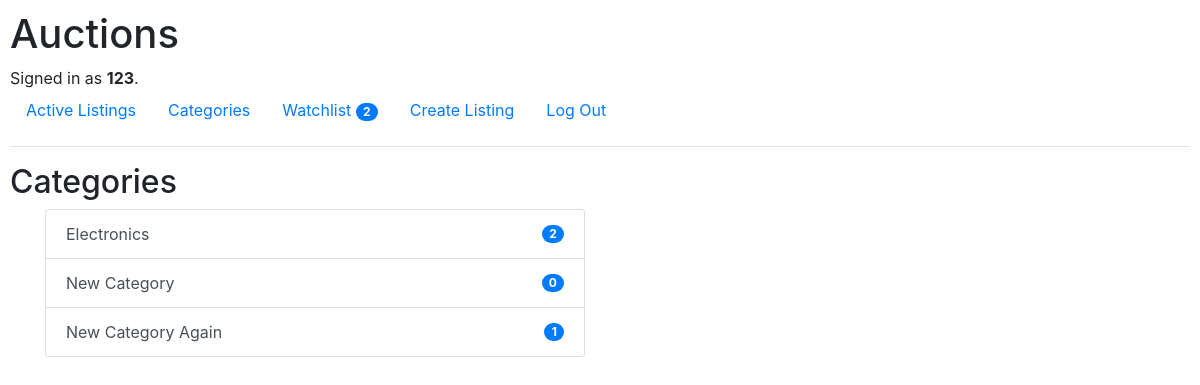
The app's page /categories (signed in), older data.
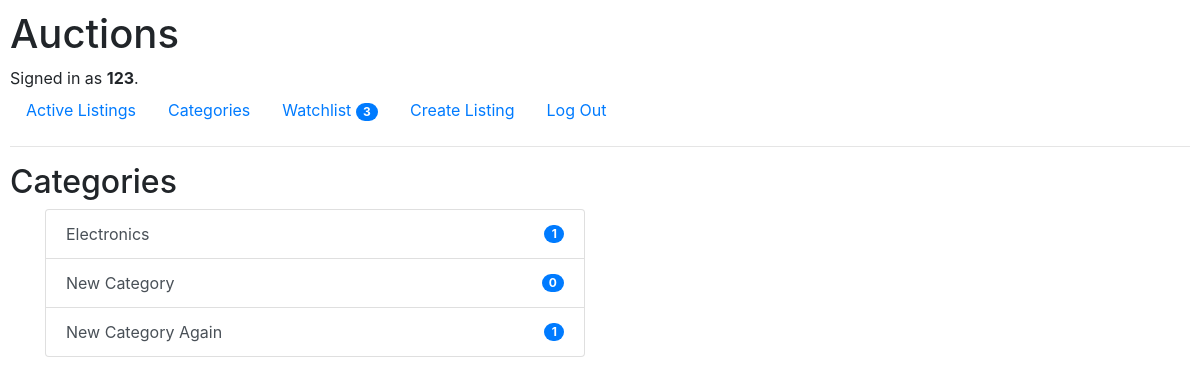
The same page, newer data.
### auctions/models.py (models this page shows, shortened)
class User(AbstractUser):
    pass

class Category(models.Model):
    name = models.CharField(max_length=64)

### auctions/views.py (the view)
# urls.py: path("categories", views.categories, name="categories"),
def categories(request):
    count_active_categories = Category.objects.annotate(
        num_items=Sum(
            Case(
                When(category_items__is_active=True, then=1),
                default=0,
            ),
            output_field=IntegerField()
        )
    )
    context = {
        "categories": count_active_categories
    }
    return render(request, "auctions/categories.html", context)

### auctions/templates/auctions/categories.html
{% extends "auctions/layout.html" %}
{% block body %}
    <h2>Categories</h2>
    <div class="container">
      <div class="row">
      {% if categories %}
        <div class="col-6">
          <div class="list-group">
          {% for category in categories %}
            <a href="{% url 'auctions:category' category_id=category.id %}" class="list-group-item list-group-item-action d-flex
            justify-content-between align-items-center">
              {{ category.name }}
              <span class="badge badge-primary badge-pill">{{ category.num_items }}</span>
            </a>
          {% endfor %}
          </div>
        </div>
      {% else %}
        <div class="col-10">
          <h4>No categories to display</h4>
        </div>
      {% endif %}
      </div>
    </div>
{% endblock %}

### auctions/templates/auctions/layout.html (shortened to what this page needs)
{% load static %}
<!DOCTYPE html>
<html lang="en">
    <head>
        <link rel="stylesheet" href="https://stackpath.bootstrapcdn.com/bootstrap/4.4.1/css/bootstrap.min.css">
        <link href="{% static 'auctions/styles.css' %}" rel="stylesheet">
    </head>
    <body>
        <h1>Auctions</h1>
        <div>
            {% if user.is_authenticated %}
                Signed in as <strong>{{ user.username }}</strong>.
            {% else %}
                Not signed in.
            {% endif %}
        </div>
        <ul class="nav">
            <li class="nav-item">
                <a class="nav-link" href="{% url 'auctions:index' %}">Active Listings</a>
            </li>
            {% if user.is_authenticated %}
                <li class="nav-item">
                    <a class="nav-link" href="{% url 'auctions:categories' %}">Categories</a>
                </li>
                <li class="nav-item">
                    <a class="nav-link" href="{% url 'auctions:watchlist' %}">Watchlist
                    <span class="badge badge-primary badge-pill">{{ user.watchlist.count }}</span>
                    </a>
                </li>
                <li class="nav-item">
                    <a class="nav-link" href="{% url 'auctions:new_listing' %}">Create Listing</a>
                </li>
                <li class="nav-item">
                    <a class="nav-link" href="{% url 'auctions:logout' %}">Log Out</a>
                </li>
            {% endif %}
        </ul>
        <hr>
        {% block body %}
        {% endblock %}
    </body>
</html>

Row changes from the older to the newer data that the page shows:
changed User: watchlist.count "2" → "3"
computed for Category "Electronics": num_items "2" → "1"
